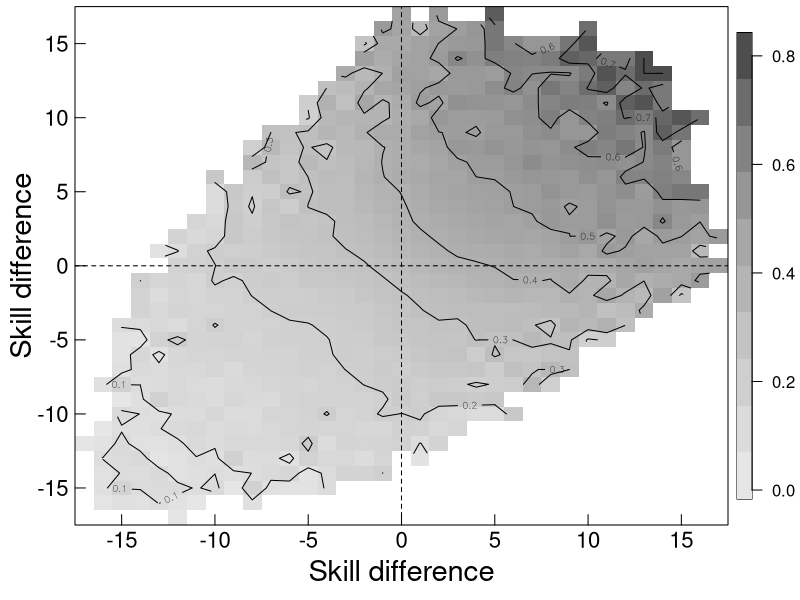

This chart was generated by the following R code:
oldpar <- par(no.readonly = TRUE)
oldwd <- getwd()
this.dir <- dirname(parent.frame(2)$ofile)
setwd(this.dir)
nombre.R <-  sys.frame(1)$ofile
require(tools)
nombre <- print(file_path_sans_ext(nombre.R))



pdf(paste0(nombre,".pdf"))

par(mar=c(3.75,3.75,0.33,3.6))


a <- read.csv("data/skillProba3all.csv")
a <- a[a[,4]>24,]
min <- min(a[,1])
max <- max(a[,1])
l <- max-min+1
x <- min:max

proba <- matrix(NA, nrow=l,ncol=l)
colnames(proba) <- x
rownames(proba) <- x

i<-1
while (i < dim(a)[1] ){
  proba[toString(a[i,"dif1"]),toString(a[i,"dif2"])] <- a[i,"avg"]
  i <- i + 1
}
require(fields)
image(x,x,proba, col= rev(gray.colors(100)), xlab="", ylab="",axes=F)
image.plot(x,x,proba, col= rev(gray.colors(10)),legend.only = T,legend.line = 0,legend.mar = 3.2,
           legend.cex = 0.01, legend.width = 1)

contour(x,x,proba, add=T)
mtext("Skill difference", line=2, side=1,cex=1.75)
mtext("Skill difference", line=2, side=2,cex=1.75)
box()
axis(lwd=0,lwd.ticks=1,side=2,labels=NA,cex.axis=0.6,tck=0.02)
axis(lwd=0,side=2,las=1,cex.axis=1.33,line=-0.66)
axis(lwd=0,lwd.ticks=1,side=1,labels=NA,cex.axis=0.6,tck=0.02)
axis(lwd=0,side=1,las=1,cex.axis=1.33,line=-0.66)

abline(v=0,lty=2)
abline(h=0,lty=2)


dev.off()
setwd(oldwd)
par(oldpar, new=F)
